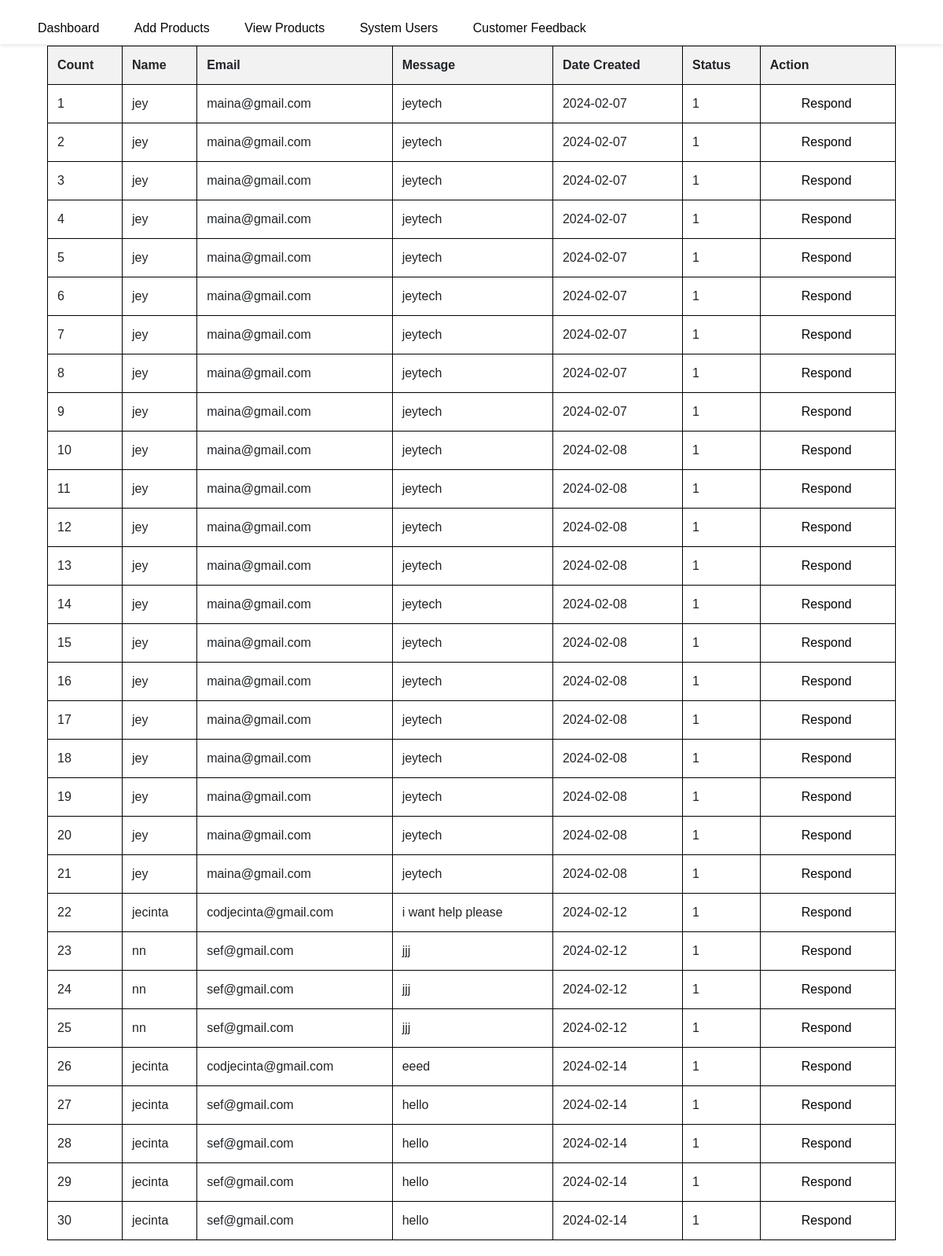
/customer.php, run on the app's committed database.
### tables this page shows
CREATE TABLE `enquiries` (
  `NAME` varchar(100) NOT NULL,
  `EMAIL` varchar(50) NOT NULL,
  `MESSAGE` varchar(200) NOT NULL,
  `STATUS` int(5) NOT NULL,
  `REPLY` varchar(200) NOT NULL,
  `COUNT` int(10) NOT NULL,
  `REPLIEDBY` varchar(50) NOT NULL,
  `DATECREATED` varchar(50) NOT NULL,
  `DATEREPLIED` varchar(10) NOT NULL,
  `Action` varchar(150) NOT NULL
);

### customer.php (the view, shortened to what this page needs)
<?php
require_once('connection.php');
?>
<!DOCTYPE html>
<html lang="en">
<head>
    <link href="https://cdn.jsdelivr.net/npm/bootstrap@5.3.2/dist/css/bootstrap.min.css" rel="stylesheet">
    <link rel="stylesheet" href="css/admin.css">
</head>
<body>
<header class="header">
    <div class="flex">
        <nav class="navbar"></nav>
        <a href="dashboard.php">Dashboard</a>
        <a href="admin.php">Add Products</a>
        <a href="products.php">View Products</a>
        <a href="user.php">System Users</a>
        <a href="customer.php">Customer Feedback</a>
    </div>
</header>
<?php
    $sqlSelectEnquiries = "SELECT NAME, EMAIL, MESSAGE, DATECREATED, STATUS FROM enquiries";
    $result = mysqli_query($con, $sqlSelectEnquiries);
    $count = 1;
    if (mysqli_num_rows($result) > 0) {
        echo "<h2>Enquiries</h2>";
        echo "<table border='1'>";
        echo "<tr><th>Count</th><th>Name</th><th>Email</th><th>Message</th><th>Date Created</th><th>Status</th><th>Action</th></tr>";
        while ($row = mysqli_fetch_assoc($result)) {
            echo "<tr>";
            echo "<td>" . $count . "</td>";
            echo "<td>" . $row['NAME'] . "</td>";
            echo "<td>" . $row['EMAIL'] . "</td>";
            echo "<td>" . $row['MESSAGE'] . "</td>";
            echo "<td>" . $row['DATECREATED'] . "</td>";
            echo "<td>" . $row['STATUS'] . "</td>";
            echo "<td><a href='respond.php?count=" . $count . "&email=" . $row['EMAIL'] . "'>Respond</a></td>";
            echo "</tr>";
            $count++;
        }
        echo "</table>";
    } else {
        echo "No enquiries found.";
    }
?>
</body>
</html>

### css/admin.css (style rules this page uses)
body { margin: 0; font-family: 'Arial', sans-serif; background: #fff; }
.header { position: fixed; top: 0; left: 0; right: 0; z-index: 1000; align-items: center; padding: 8px; background-color: #fff; color: #333; box-shadow: 0 2px 5px rgba(36, 11, 11, 0.1); }
.navbar { display: flex; justify-content: space-between; }
a { color: #070707; text-decoration: none; font-size: 16px; transition: color 0.3s; padding-left: 30px; margin-left: 10px; }
table { width: 90%; margin: 20px auto; border-collapse: collapse; border: 1px solid black; }
th, td { padding: 12px; border: 1px solid black; text-align: left; }
th { background-color: #f2f2f2; }

### data on the page
enquiries: NAME "jey", EMAIL "maina@gmail.com", MESSAGE "jeytech", DATECREATED "2024-02-07", STATUS "1"
enquiries: NAME "jey", EMAIL "maina@gmail.com", MESSAGE "jeytech", DATECREATED "2024-02-07", STATUS "1"
enquiries: NAME "jey", EMAIL "maina@gmail.com", MESSAGE "jeytech", DATECREATED "2024-02-07", STATUS "1"
enquiries: NAME "jey", EMAIL "maina@gmail.com", MESSAGE "jeytech", DATECREATED "2024-02-07", STATUS "1"
enquiries: NAME "jey", EMAIL "maina@gmail.com", MESSAGE "jeytech", DATECREATED "2024-02-07", STATUS "1"
enquiries: NAME "jey", EMAIL "maina@gmail.com", MESSAGE "jeytech", DATECREATED "2024-02-07", STATUS "1"
enquiries: NAME "jey", EMAIL "maina@gmail.com", MESSAGE "jeytech", DATECREATED "2024-02-07", STATUS "1"
enquiries: NAME "jey", EMAIL "maina@gmail.com", MESSAGE "jeytech", DATECREATED "2024-02-07", STATUS "1"
enquiries: NAME "jey", EMAIL "maina@gmail.com", MESSAGE "jeytech", DATECREATED "2024-02-07", STATUS "1"
enquiries: NAME "jey", EMAIL "maina@gmail.com", MESSAGE "jeytech", DATECREATED "2024-02-08", STATUS "1"
enquiries: NAME "jey", EMAIL "maina@gmail.com", MESSAGE "jeytech", DATECREATED "2024-02-08", STATUS "1"
enquiries: NAME "jey", EMAIL "maina@gmail.com", MESSAGE "jeytech", DATECREATED "2024-02-08", STATUS "1"
enquiries: NAME "jey", EMAIL "maina@gmail.com", MESSAGE "jeytech", DATECREATED "2024-02-08", STATUS "1"
enquiries: NAME "jey", EMAIL "maina@gmail.com", MESSAGE "jeytech", DATECREATED "2024-02-08", STATUS "1"
enquiries: NAME "jey", EMAIL "maina@gmail.com", MESSAGE "jeytech", DATECREATED "2024-02-08", STATUS "1"
enquiries: NAME "jey", EMAIL "maina@gmail.com", MESSAGE "jeytech", DATECREATED "2024-02-08", STATUS "1"
enquiries: NAME "jey", EMAIL "maina@gmail.com", MESSAGE "jeytech", DATECREATED "2024-02-08", STATUS "1"
enquiries: NAME "jey", EMAIL "maina@gmail.com", MESSAGE "jeytech", DATECREATED "2024-02-08", STATUS "1"
enquiries: NAME "jey", EMAIL "maina@gmail.com", MESSAGE "jeytech", DATECREATED "2024-02-08", STATUS "1"
enquiries: NAME "jey", EMAIL "maina@gmail.com", MESSAGE "jeytech", DATECREATED "2024-02-08", STATUS "1"
enquiries: NAME "jey", EMAIL "maina@gmail.com", MESSAGE "jeytech", DATECREATED "2024-02-08", STATUS "1"
enquiries: NAME "jecinta", EMAIL "codjecinta@gmail.com", MESSAGE "i want help please", DATECREATED "2024-02-12", STATUS "1"
enquiries: NAME "nn", EMAIL "sef@gmail.com", MESSAGE "jjj", DATECREATED "2024-02-12", STATUS "1"
enquiries: NAME "nn", EMAIL "sef@gmail.com", MESSAGE "jjj", DATECREATED "2024-02-12", STATUS "1"
enquiries: NAME "nn", EMAIL "sef@gmail.com", MESSAGE "jjj", DATECREATED "2024-02-12", STATUS "1"
enquiries: NAME "jecinta", EMAIL "codjecinta@gmail.com", MESSAGE "eeed", DATECREATED "2024-02-14", STATUS "1"
enquiries: NAME "jecinta", EMAIL "sef@gmail.com", MESSAGE "hello", DATECREATED "2024-02-14", STATUS "1"
enquiries: NAME "jecinta", EMAIL "sef@gmail.com", MESSAGE "hello", DATECREATED "2024-02-14", STATUS "1"
enquiries: NAME "jecinta", EMAIL "sef@gmail.com", MESSAGE "hello", DATECREATED "2024-02-14", STATUS "1"
enquiries: NAME "jecinta", EMAIL "sef@gmail.com", MESSAGE "hello", DATECREATED "2024-02-14", STATUS "1"
